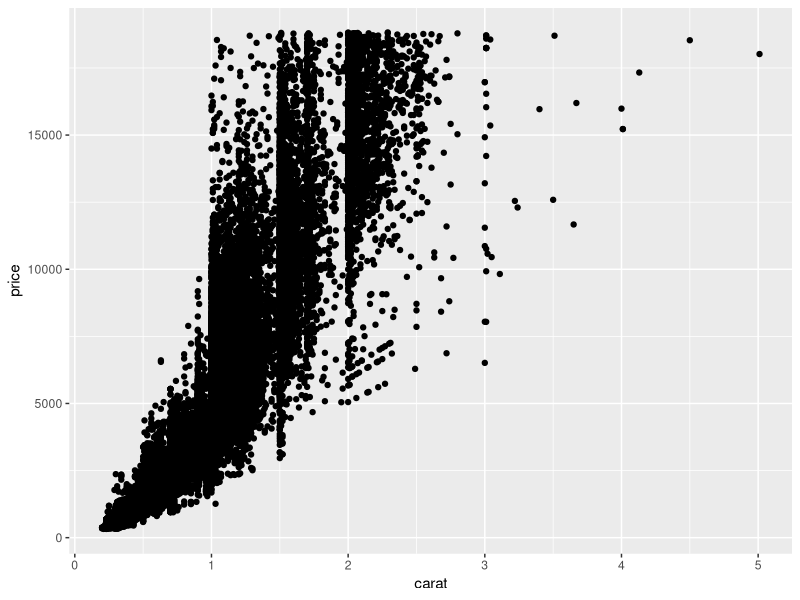
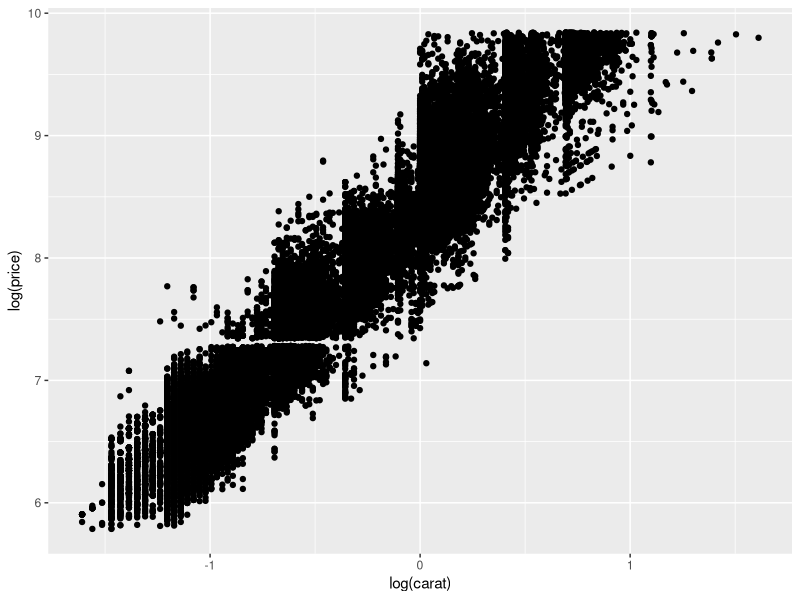
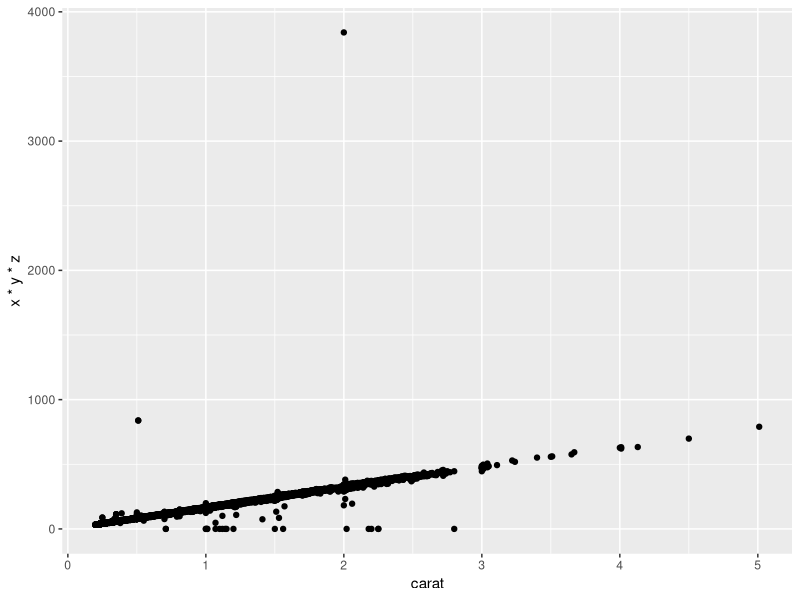
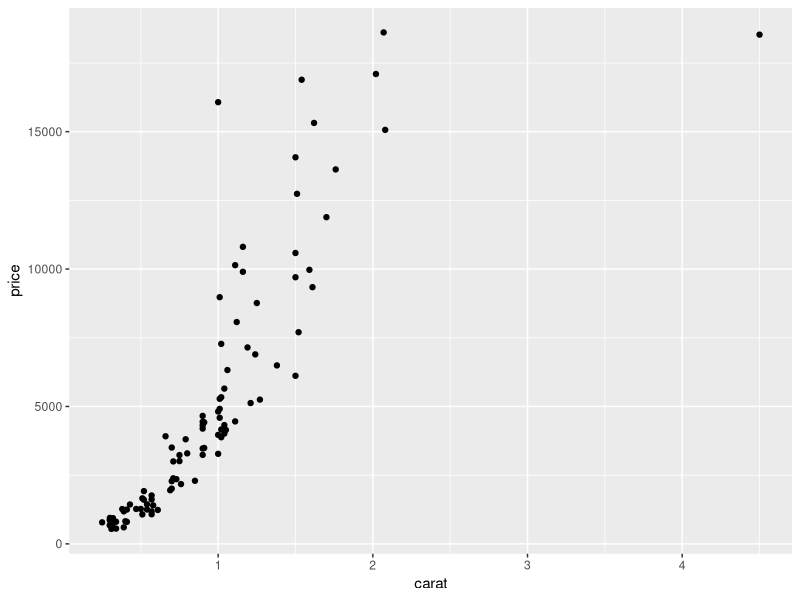
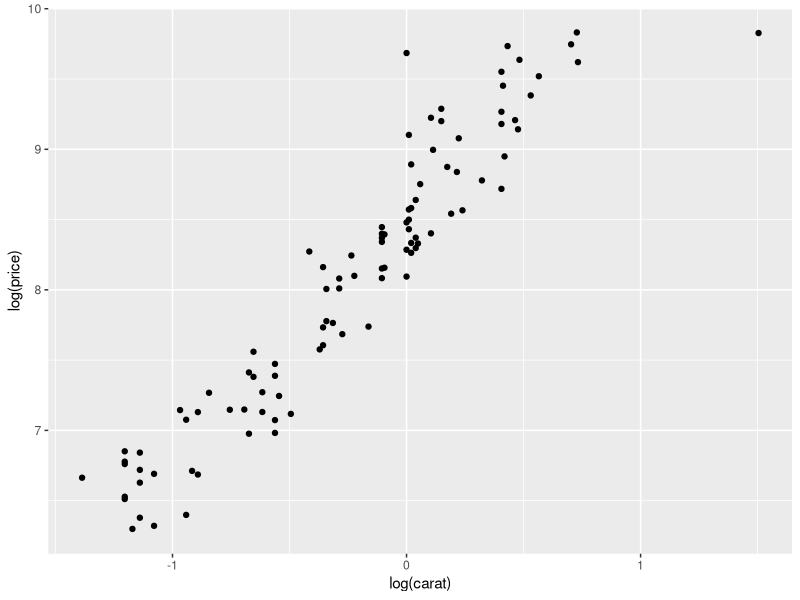
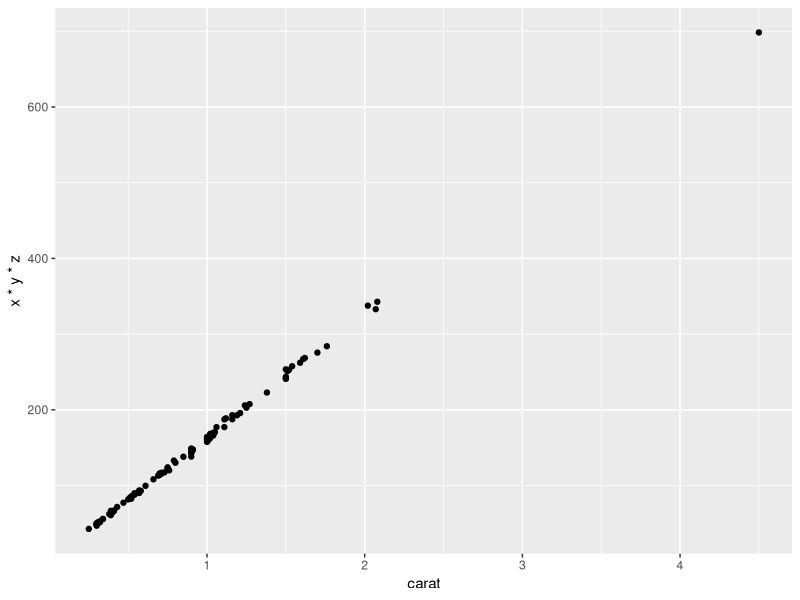
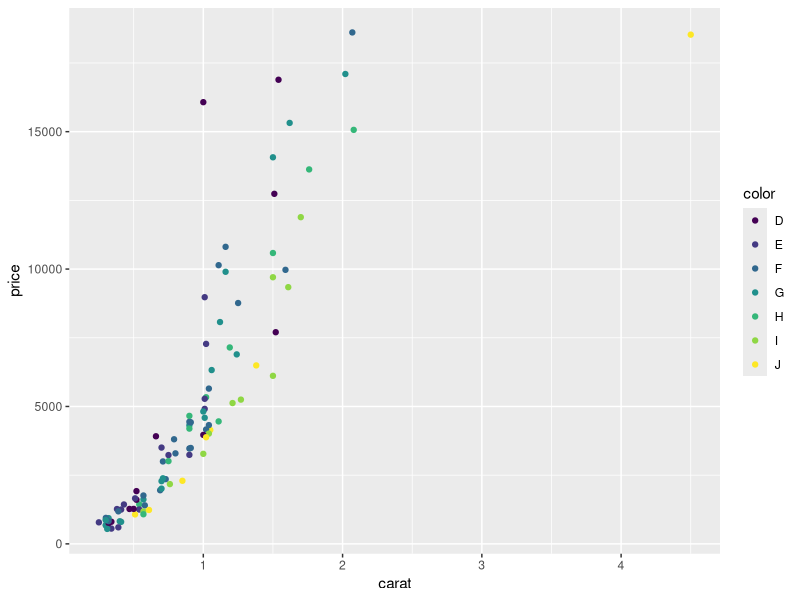
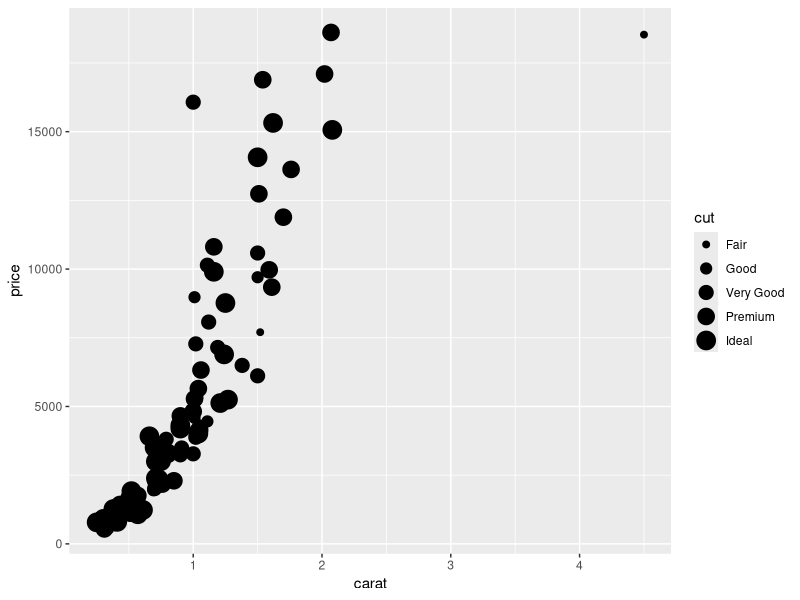

Recreate these plots in R, in order. (Note: this script raises an error after producing the figures.)
#! /usr/bin/Rscript --vanilla
############################################
### File:		hwggp2.R
### Author:	Blanca A. Vargas-Govea
### Email:	blanca.vg@gmail.com
### Date:		26-Oct-2010
### Data:		diamonds.tab,diamondstoy.tab
############################################
library(ggplot2)
library(proto)

args <- commandArgs(TRUE)

data(diamonds)
qplot(carat, price, data = diamonds)
ggsave(file = "../figures/caratprice.png")

qplot(log(carat), log(price), data = diamonds)
ggsave(file = "../figures/logcaratprice.png")

#relationship between the volume of the diamond (approximated by x × y × z) and its weight, we could do the following:
qplot(carat, x * y * z, data = diamonds)
ggsave(file = "../figures/volumeweight.png")

# Using a reduced sample
set.seed(1410) # Make the sample reproducible
dsmall <- diamonds[sample(nrow(diamonds), 100), ]

qplot(carat, price, data = dsmall)
ggsave(file = "../figures/caratpriced_dsmall.png")

qplot(log(carat), log(price), data = dsmall)
ggsave(file = "../figures/logcaratprice.png")

qplot(carat, x * y * z, data = dsmall)
ggsave(file = "../figures/volumeweight_dsmall.png")

qplot(carat, price, data = dsmall, colour = color)
ggsave(file = "../figures/cpcolor_dsmall.png")

qplot(carat, price, data = dsmall, size = cut)
ggsave(file = "../figures/cpsize_dsmall.png")

qplot(carat, price, data = dsmall, shape = cut)
ggsave(file = "../figures/cpcut_dsmall.png")

qplot(carat, price, data = diamonds, alpha = I(1/10))
ggsave(file = "../figures/cptrans10.png")

qplot(carat, price, data = diamonds, alpha = I(1/100))
ggsave(file = "../figures/cptrans100.png")

qplot(carat, price, data = diamonds, alpha = I(1/200))
ggsave(file = "../figures/cptrans200.png")

dev.off()
q(status=1)
